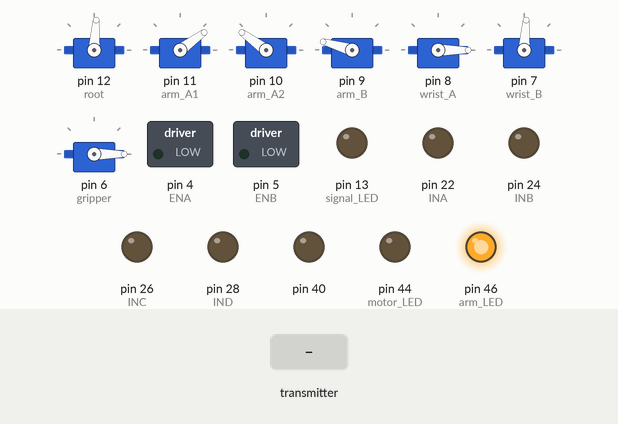
The sketch below on a simulated Arduino Mega 2560, built with avr-gcc and run on an emulated ATmega2560. Shown: 7 × servo, switched loads named in the sketch (green lamp = pin HIGH), output pins drawn as LEDs (lit = HIGH). The test bench sets the inputs (shaded band). No radio packets arrive unless stated.

Above: at 1.2 s.
1.3 s: the transmitter starts sending data.0 = 1023
4.3 s: the transmitter starts sending data.1 = 1023
At 5.43 s:
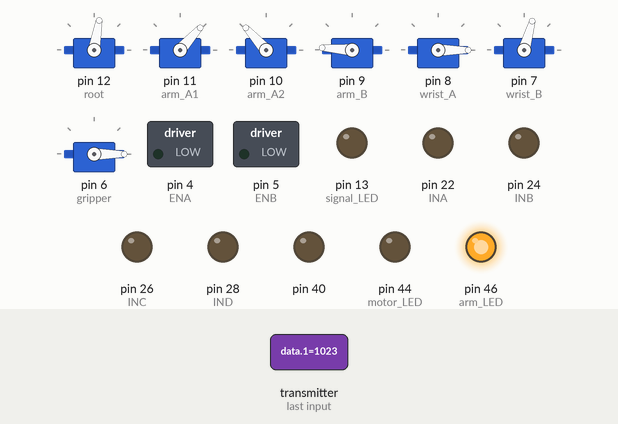
7.3 s: the transmitter starts sending data.2 = 1023
At 10.26 s:
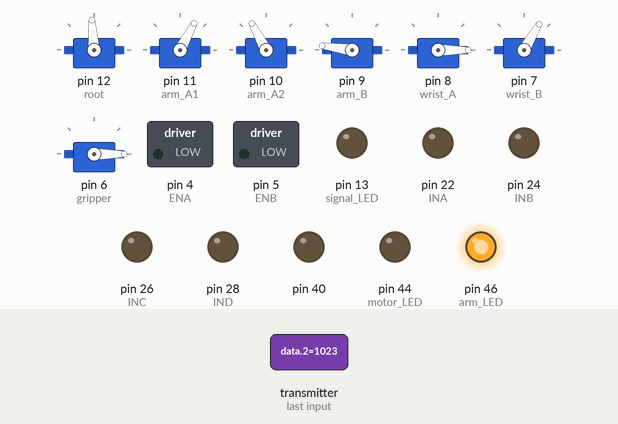
10.3 s: the transmitter starts sending data.3 = 1023
13.3 s: the transmitter starts sending data.4 = 256
At 14.04 s:
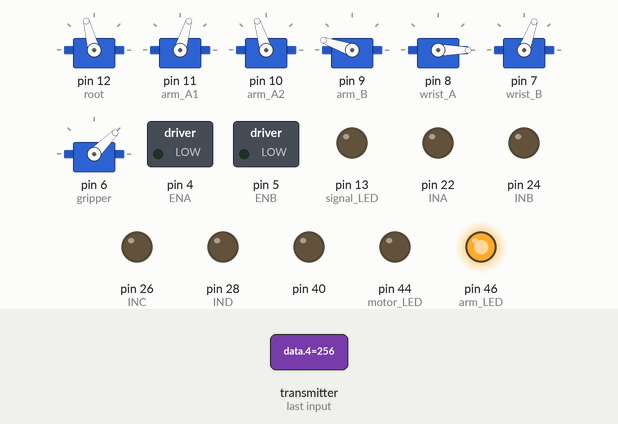
16.3 s: the transmitter starts sending data.5 = 256
At 16.74 s:
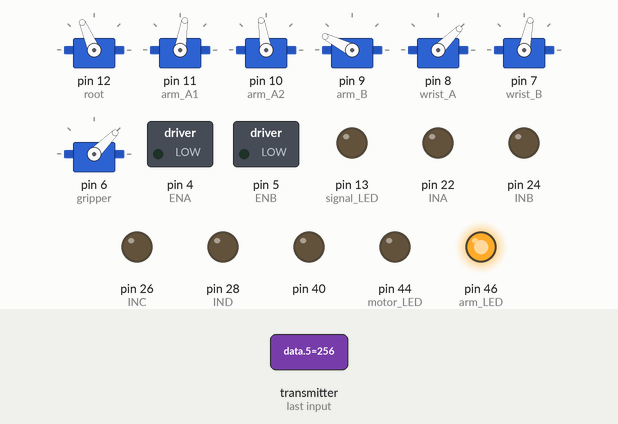
Timing chart, 0 to 22.9 s (numbered marks = the images above; inputs shaded):
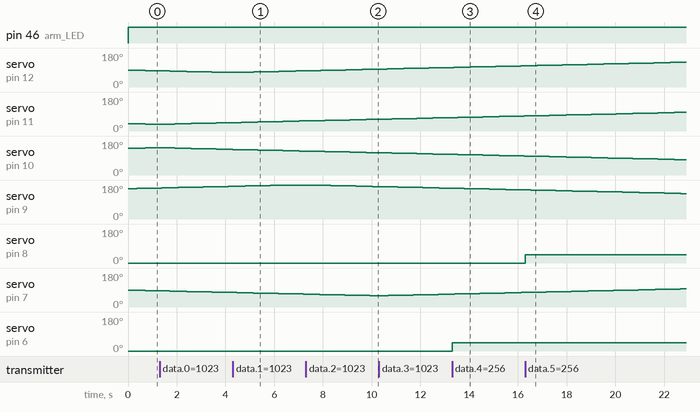

Measured:
- after the input at 7.3 s, servo on pin 9 (arm_B): moves from 180° to 172° over 2.4 s, starting after 0.34 s
- after the input at 13.3 s, servo on pin 6 (gripper): 0° → 45° at once
- after the input at 16.3 s, servo on pin 8 (wrist_A): 0° → 45° at once

The sketch:

RC_Rover_Arduino_Code.ino
```cpp
/* Emre Kalem, 04.2025, Eskisehir, Turkiye
 *
 *
 */

#include  <SPI.h>
#include <Servo.h>
#include "nRF24L01.h"
#include "RF24.h"

Servo root;
Servo arm_A1;
Servo arm_A2;
Servo arm_B;
Servo wrist_A;
Servo wrist_B;
Servo gripper;

const int signal_LED = 13;
const int motor_LED = 44;
const int arm_LED = 46;

int root_position = 9000;
int arm_A_position = 4000;
int arm_B_position = 2000;
int wrist_A_position = 90;
int wrist_B_position = 9000;
int gripper_position = 90;

const int CE = 2;
const int CS = 3;
int data[10];

int wrist_A_noktalar[30];
int arm_A1_noktalar[30];
int arm_B_noktalar[30];
int root_noktalar[30];

// int kayitsayisi = 0;
// int kaydet_buton;
// int oynat_buton;

RF24 radio(CE, CS); // CE - CS
const uint64_t pipe = 0xE8E8F0F0E1LL;

// unsigned long simdikizaman;
// unsigned long gecmiszaman;

const int ENA = 4;
const int ENB = 5;
const int INA = 22;
const int INB = 24;
const int INC = 26;
const int IND = 28;

void setup()
{
  radio.begin();
  radio.openReadingPipe(1,pipe);
  radio.startListening();

  //Serial.begin(9600);
  pinMode(10, OUTPUT);
  pinMode(40, OUTPUT);

  pinMode(ENA, OUTPUT);
  pinMode(ENB, OUTPUT);
  pinMode(INA, OUTPUT);
  pinMode(INB, OUTPUT);
  pinMode(INC, OUTPUT);
  pinMode(IND, OUTPUT);
  pinMode(signal_LED, OUTPUT);
  pinMode(motor_LED, OUTPUT);
  pinMode(arm_LED, OUTPUT);

  root.attach(12);
  arm_A1.attach(11);
  arm_A2.attach(10);
  arm_B.attach(9);
  wrist_A.attach(8);
  wrist_B.attach(7);
  gripper.attach(6);

  root.write(90);
  arm_A1.write(90);
  arm_A2.write(90);
  arm_B.write(90);
  wrist_A.write(90);
  wrist_B.write(90);
  gripper.write(90);


}

void loop()
{
  if(radio.available())
  {
    radio.read(data, sizeof(data));
    digitalWrite(signal_LED, HIGH);
  }
  else
  {
    digitalWrite(signal_LED, LOW);
    //Serial.println(" No Signal ");
  }

  if(data[6] == 1 )
     {
       motorcontrol();
       digitalWrite(motor_LED, HIGH);
       digitalWrite(arm_LED, LOW);
     }
     else if(data[6] == 0)
     {
      armcontrol();
      digitalWrite(arm_LED, HIGH);
      digitalWrite(motor_LED, LOW);
     }


}

void armcontrol()
{
  if(radio.available())
  {
    radio.read(data, sizeof(data));
    digitalWrite(signal_LED, HIGH);
  }


  root_position = constrain(root_position, 0, 18000);
  if(data[1]>=550)
  {
    root_position++;
  }
  if(data[1] <= 450)
  {
    root_position--;
  }
  root.write(root_position/100);


  arm_A_position = constrain(arm_A_position, 0, 18000);
  if(data[0]>=550)
  {
    arm_A_position++;
  }
  if(data[0] <= 450)
  {
    arm_A_position--;
  }
  arm_A1.write(arm_A_position/100);
  arm_A2.write(180-(arm_A_position/100));


  arm_B_position = constrain(arm_B_position, 0, 18000);
  if(data[2]>=550)
  {
    arm_B_position++;
  }
  if(data[2] <= 450)
  {
    arm_B_position--;
  }
  arm_B.write(180-arm_B_position/100);


  wrist_A_position = map(data[5], 0, 1024, 0, 180);
  wrist_A.write(wrist_A_position);


  wrist_B_position = constrain(wrist_B_position, 0, 18000);
  if(data[3]>=550)
  {
    wrist_B_position++;
  }
  if(data[3] <= 450)
  {
    wrist_B_position--;
  }
  wrist_B.write(wrist_B_position/100);

  gripper_position = map(data[4], 0, 1024, 0, 180);
  gripper.write(gripper_position);


  // kaydet_buton = data[8];
  // oynat_buton = data[9];

  /*if(kaydet_buton ==1)
  {
    noktakaydet();
    while(kaydet_buton)
    {
      if(radio.available())
       {
       radio.read(data, sizeof(data));
       digitalWrite(signal_LED, HIGH);
       kaydet_buton = data[4];
       }
     }
  }
  if(oynat_buton ==1)
  {

    while(1)
     {
      otonom();
     }
  } */

}

void motorcontrol() //Paletlerin kontrolünü sağlayan fonksiyon
{
  if(radio.available())
  {
    radio.read(data, sizeof(data));
    digitalWrite(signal_LED, HIGH);

    if(data[0] > 550)
     {
      analogWrite(ENA, map(data[0], 550, 1023, 0, 255));
      digitalWrite(INB, HIGH);
      digitalWrite(INA, LOW);
     }
     if(data[0] < 450)
     {
      analogWrite(ENA, map(data[0], 450, 0, 0, 255));
      digitalWrite(INB, LOW);
      digitalWrite(INA, HIGH);
     }
     if(data[0]>=450 && data[0]<=550)
     {
      analogWrite(ENA, 0);
      digitalWrite(INA, LOW);
      digitalWrite(INB, LOW);
     }
    if(data[2] > 550)
     {
      analogWrite(ENB, map(data[2], 550, 1023, 0, 255));
      digitalWrite(INC, HIGH);
      digitalWrite(IND, LOW);
     }
    if(data[2] < 450)
     {
      analogWrite(ENB, map(data[2], 450, 0, 0, 255));
      digitalWrite(INC, LOW);
      digitalWrite(IND, HIGH);
     }
      if(data[2]>=450 && data[2]<=550)
     {
      analogWrite(ENB, 0);
      digitalWrite(INC, LOW);
      digitalWrite(IND, LOW);
     }
     //Serial.println("Palet aktif");

  }
  else
  {
    digitalWrite(signal_LED, LOW);
    //Serial.println(" No Signal ");
  }
}

/*
void otonom()
{

    for(int i=0; i<kayitsayisi; i++)
    {
     wrist_A.write(wrist_A_noktalar[i]/100);
     arm_A1.write(arm_A1_noktalar[i]/100);
     arm_B.write(180 - arm_B_noktalar[i]/100);
     root.write(root_noktalar[i]/100);
     delay(1000);
    }
 }
void noktakaydet()
{
  if(kayitsayisi < 30)
  {
    wrist_A_noktalar[kayitsayisi] = wrist_A_position;
    arm_A1_noktalar[kayitsayisi] = arm_A_position;
    arm_B_noktalar[kayitsayisi] = arm_B_position;
    root_noktalar[kayitsayisi] = root_position;
    kayitsayisi++;
  }


  Serial.print(wrist_A_noktalar[kayitsayisi-1]);
  Serial.print(" ");
  Serial.print(arm_A1_noktalar[kayitsayisi-1]);
  Serial.print(" ");
  Serial.print(arm_B_noktalar[kayitsayisi-1]);
  Serial.print(" ");
  Serial.print(root_noktalar[kayitsayisi-1]);
  Serial.print(" ");
  Serial.println(kayitsayisi);
}

*/
```
